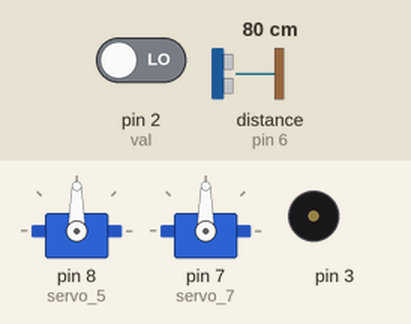
Recording of a sketch running on a simulated Arduino Uno, built with avr-gcc and run on an emulated ATmega328P. Parts: 2 × servo, buzzer (waves = sounding). Inputs (shaded band) come from the test bench; at power-on: distance to the obstacle (sensor on pin 6) 80 cm, pin 2 (val) LOW. The echo pulse lasts 58.3 µs per cm; what the sketch prints to the serial monitor is not drawn.

Above: at 4.3 s.
4.4 s: distance to the obstacle (sensor on pin 6) set to 30 cm
9.2 s: distance to the obstacle (sensor on pin 6) set to 26 cm
At 12.9 s:
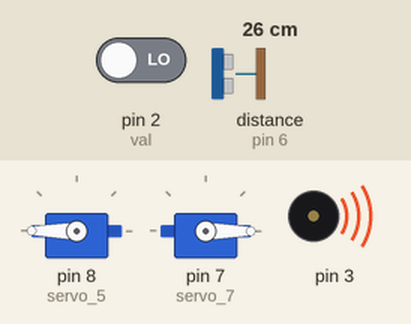
13.7 s: distance to the obstacle (sensor on pin 6) set to 35 cm
At 16.4 s:
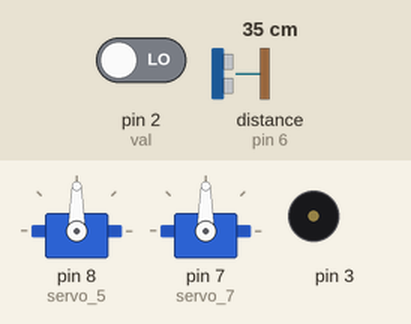
18.2 s: distance to the obstacle (sensor on pin 6) set to 2 cm
At 20.7 s:
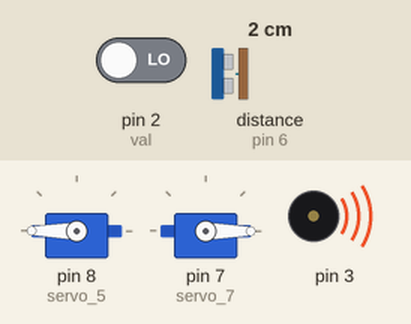
22.7 s: pin 2 (val) driven HIGH
At 24.9 s:
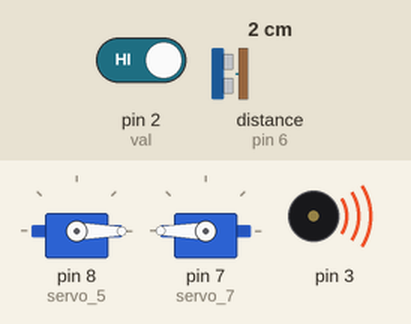
Timing chart, 0 to 26.4 s (numbered marks = the images above; inputs shaded):
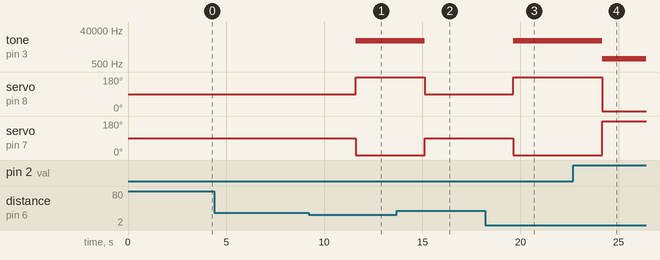

Measured:
- the behaviour switches between 29 and 28 cm on distance to the obstacle (sensor on pin 6) (found by bisection; images 0 and 1)
- after the input at 4.4 s, every drawn part: stays the same
- after the input at 9.2 s, tone on pin 3: silent → 10000 Hz after 2.4 s; servo on pin 8 (servo_5): 90° → 180° after 2.4 s; servo on pin 7 (servo_7): 90° → 0° after 2.4 s
- after the input at 13.7 s, tone on pin 3: 10000 Hz → silent after 1.4 s; servo on pin 8 (servo_5): 180° → 90° after 1.4 s; servo on pin 7 (servo_7): 0° → 90° after 1.4 s
- after the input at 18.2 s, tone on pin 3: silent → 10000 Hz after 1.4 s; servo on pin 8 (servo_5): 90° → 180° after 1.4 s; servo on pin 7 (servo_7): 90° → 0° after 1.4 s
- after the input at 22.7 s, tone on pin 3: 10000 Hz → 1000 Hz after 1.5 s; servo on pin 8 (servo_5): 180° → 0° after 1.5 s; servo on pin 7 (servo_7): 0° → 180° after 1.5 s

The sketch:

Arduino_Project_SourceCode.ino
```cpp
#include <Servo.h>

int val = 2;
Servo servo_5  ;
Servo servo_7  ;
int mesure_distance_cm(byte trig_pin,byte dist_pin)
{
  digitalWrite(trig_pin,HIGH);
  delayMicroseconds(1000);
  digitalWrite(trig_pin,LOW);
  int value=(pulseIn(dist_pin,HIGH)/2)/29.1+2;
  if(value>255) {value=255; }
  delay(20);
  return value;
}
void setup() {
  // put your setup code here, to run once:
  pinMode(4,OUTPUT);
  pinMode(6,INPUT);
  pinMode(3,OUTPUT);

  pinMode (val, INPUT);
  pinMode (3, OUTPUT);
  Serial.begin(9600);

  servo_5.attach (8) ;
  servo_7.attach (7) ;
}

void loop() {
  // put your main code here, to run repeatedly:
  if(mesure_distance_cm(4,6)<=30){
    int sensor1 = digitalRead(val);
    delay(500) ;
    if (sensor1 == 0) {
      Serial.println("ตรวจพบโลหะ");
      Serial.println();
      delay(500) ;
      servo_7.write(0);
      servo_5.write(180);
      tone(3, 10000);
    }
    else {
      Serial.println("พบวัตถุ ไม่พบโลหะ");
      Serial.println();
      delay(500) ;
      servo_7.write(180) ;
      servo_5.write(0) ;
      tone(3, 1000);
      }

  }
  else{
    Serial.println("ไม่พบวัตถุ");
    Serial.println();
    servo_7.write(90) ;
    servo_5.write(90);
    noTone(3) ;
  }
  delay(3500);
}
```
